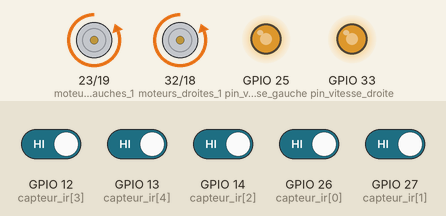
Simulated run of this sketch. Board: ESP32. On the bench: motor-driver pin pairs drawn as motors (green arrow = first pin HIGH = forward, orange = second pin HIGH = backward, longer = more drive), output pins drawn as LEDs (lit = HIGH). Inputs (shaded band) come from the test bench; at power-on: GPIO 12 (capteur_ir[3]), GPIO 13 (capteur_ir[4]), GPIO 14 (capteur_ir[2]), GPIO 26 (capteur_ir[0]), GPIO 27 (capteur_ir[1]) HIGH. What the sketch prints to the serial monitor is not drawn.

Above: at 1.2 s.
1.3 s: GPIO 13 (capteur_ir[4]) driven LOW
At 2.0 s:
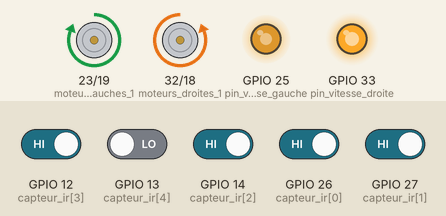
2.8 s: GPIO 13 (capteur_ir[4]) driven HIGH
At 3.3 s:
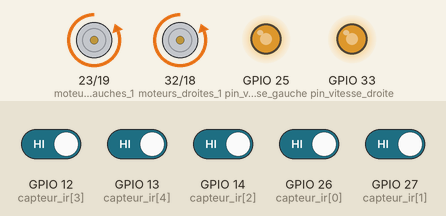
4.3 s: GPIO 26 (capteur_ir[0]) driven LOW
At 5.5 s:
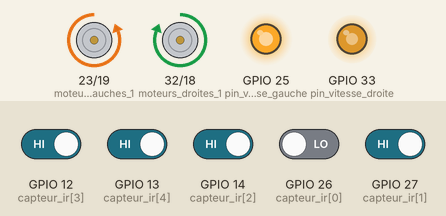
5.8 s: GPIO 26 (capteur_ir[0]) driven HIGH
At 6.8 s:
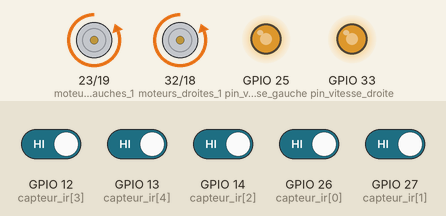
Timing chart, 0 to 8.3 s (numbered marks = the images above; inputs shaded):
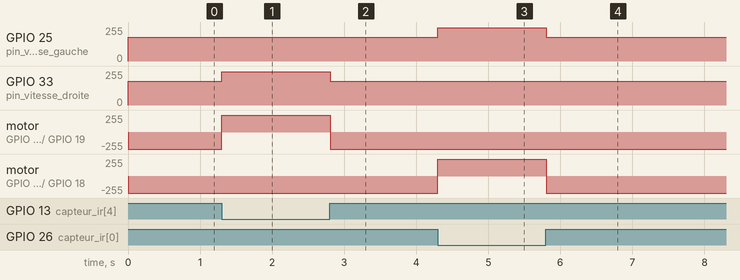

Measured:
- after the input at 1.3 s, GPIO 33 (pin_vitesse_droite): 179/255 → 249/255 at once; motor on GPIO 23 (moteurs_gauches_1) / GPIO 19 (moteurs_gauches_2): backward 255/255 → forward 255/255 at once
- after the input at 2.8 s, GPIO 33 (pin_vitesse_droite): 249/255 → 179/255 at once; motor on GPIO 23 (moteurs_gauches_1) / GPIO 19 (moteurs_gauches_2): forward 255/255 → backward 255/255 at once
- after the input at 4.3 s, GPIO 25 (pin_vitesse_gauche): 179/255 → 249/255 at once; motor on GPIO 32 (moteurs_droites_1) / GPIO 18 (moteurs_droites_2): backward 255/255 → forward 255/255 at once
- after the input at 5.8 s, GPIO 25 (pin_vitesse_gauche): 249/255 → 179/255 at once; motor on GPIO 32 (moteurs_droites_1) / GPIO 18 (moteurs_droites_2): forward 255/255 → backward 255/255 at once

The sketch:

suiveur_ligne_esp_vf.INO
```cpp
// Writed by Patrick WABO
// Engineer and PhD Student
// Fields : Automation and Artifical Intelligence
// Mail : waboangepatrick@gmail.com
// Linkedin : www.linkedin.com/in/ange-patrick-wabo

// If you have any question, feel free to contact me :).

 #include <SoftwareSerial.h>
 #include "Wire.h"

// Moteurs (motors)
const int pin_vitesse_gauche = 25;
const int pin_vitesse_droite = 33;
const int moteurs_gauches_1 = 23;
const int moteurs_gauches_2 = 19;
const int moteurs_droites_1 = 32;
const int moteurs_droites_2 = 18;

// setting PWM properties
const int freq = 100000;
const int gauche_channel = 0;
const int droite_channel = 1;
const int resolution = 8;

//Capteurs suiveurs de ligne
const int capteur_ir[]= {26,27,14,12,13}; // Ir sensors pins from the left  to the right
int valeur_ir[5]; // sensor values list
int mesure;

//regulation PID
float Kp = 50;
float Ki = 0;
float Kd = 0;
float P = 0;
float I = 0;
float D = 0;
float erreur = 0;
float erreur_precedente = 0;
float valeur_PID;

//Vitesses (speed)
const int vitesse_defaut = 180; //(default_speed)
const int vitesse_max = 250;
const int diff = 15; //vitesse_droit - vitesse_gauche observee experimentalement (difference between rigth motor speed and left motor speed, observed by experiment)

String cas_speciale = "";

void setup() {

  Serial.begin(115200);

  ledcSetup(gauche_channel, freq, resolution);
  ledcSetup(droite_channel, freq, resolution);
  // attach the channel to the GPIO to be controlled
  ledcAttachPin(pin_vitesse_gauche, gauche_channel);
  ledcAttachPin(pin_vitesse_droite, droite_channel);

  pinMode(moteurs_gauches_1, OUTPUT);
  pinMode(moteurs_gauches_2, OUTPUT);
  pinMode(moteurs_droites_1, OUTPUT);
  pinMode(moteurs_droites_2, OUTPUT);

  for (int i=0; i<5; i++){
    pinMode(capteur_ir[i], INPUT);
  }

  digitalWrite(moteurs_gauches_1, LOW);
  digitalWrite(moteurs_gauches_2, HIGH);
  digitalWrite(moteurs_droites_1, LOW);
  digitalWrite(moteurs_droites_2, HIGH);
  Serial.println("DEBUT");
}

void loop() {mesure_ligne();
  calcul_pid();
  control_moteur();
  Serial.println("turn");
  double temps_debut = millis();
  if (cas_speciale == "turn"){ //virage 90 degre et plus
    Serial.println("turn");
    delay(100);
  }
  else if (cas_speciale == "forward"){
    Serial.println("turn");
    while(abs(erreur)>2){
      mesure_ligne();
    }
  }
  else{
    delay(10);
  }
  cas_speciale = "";
  Serial.println(erreur);
}


void mesure_ligne(){  //collect sensor measurements and compute the error value
  for(int i = 0; i < 5; i++) {
    valeur_ir[i] = digitalRead(capteur_ir[i]);
  }

  if ( valeur_ir[0]==0 &&  valeur_ir[1]==0 &&  valeur_ir[2]==1 &&  valeur_ir[3]== 0 &&  valeur_ir[4]==0) erreur = 0;
  else if ( valeur_ir[0]==0 &&  valeur_ir[1]==0 &&  valeur_ir[2]==1 &&  valeur_ir[3]==1 &&  valeur_ir[4]==0) erreur = 1;
  else if ( valeur_ir[0]==0 &&  valeur_ir[1]==0 &&  valeur_ir[2]==0 &&  valeur_ir[3]==1 &&  valeur_ir[4]==0) erreur = 2;
  else if ( valeur_ir[0]==0 &&  valeur_ir[1]==0 &&  valeur_ir[2]==0 &&  valeur_ir[3]==1 &&  valeur_ir[4]==1) {erreur = 4; cas_speciale="turn";}

  else if ( valeur_ir[0]==0 &&  valeur_ir[1]==0 &&  valeur_ir[2]==0 &&  valeur_ir[3]==0 &&  valeur_ir[4]==1) {erreur = 4; cas_speciale = "turn"; }
  else if ( valeur_ir[0]==0 &&  valeur_ir[1]==0 &&  valeur_ir[2]==1 &&  valeur_ir[3]==1 &&  valeur_ir[4]==1) {erreur = 4; cas_speciale = "turn"; }
  else if ( valeur_ir[0]==0 &&  valeur_ir[1]==1 &&  valeur_ir[2]==1 &&  valeur_ir[3]==1 &&  valeur_ir[4]==1) {erreur = 4; cas_speciale = "turn"; }
  else if ( valeur_ir[0]==0 &&  valeur_ir[1]==0 &&  valeur_ir[2]==1 &&  valeur_ir[3]==0 &&  valeur_ir[4]==1) {erreur = 4; cas_speciale = "turn"; }

  else if ( valeur_ir[0]==0 &&  valeur_ir[1]==1 &&  valeur_ir[2]==1 &&  valeur_ir[3]==0 &&  valeur_ir[4]==0) erreur = -1;
  else if ( valeur_ir[0]==0 &&  valeur_ir[1]==1 &&  valeur_ir[2]==0 &&  valeur_ir[3]==0 &&  valeur_ir[4]==0) erreur = -2;
  else if ( valeur_ir[0]==1 &&  valeur_ir[1]==1 &&  valeur_ir[2]==0 &&  valeur_ir[3]==0 &&  valeur_ir[4]==0) {erreur = -4; cas_speciale = "turn";}

  else if ( valeur_ir[0]==1 &&  valeur_ir[1]==0 &&  valeur_ir[2]==0 &&  valeur_ir[3]==0 &&  valeur_ir[4]==0) {erreur = -4; cas_speciale = "turn";}
  else if ( valeur_ir[0]==1 &&  valeur_ir[1]==1 &&  valeur_ir[2]==1 &&  valeur_ir[3]==0 &&  valeur_ir[4]==0) {erreur = -4; cas_speciale = "turn";}
  else if ( valeur_ir[0]==1 &&  valeur_ir[1]==1 &&  valeur_ir[2]==1 &&  valeur_ir[3]==1 &&  valeur_ir[4]==0) {erreur = -4; cas_speciale = "turn";}
  else if ( valeur_ir[0]==1 &&  valeur_ir[1]==0 &&  valeur_ir[2]==1 &&  valeur_ir[3]==0 &&  valeur_ir[4]==0) {erreur = -4; cas_speciale = "turn";}

  else if ( valeur_ir[0]==1 &&  valeur_ir[1]==1 &&  valeur_ir[2]==1 &&  valeur_ir[3]==1  &&  valeur_ir[4]==1) {erreur=0;  cas_speciale="forward";}
  //else if ( valeur_ir[0]==0 &&  valeur_ir[1]==0 &&  valeur_ir[2]==0 &&  valeur_ir[3]==0 &&  valeur_ir[4]==0)
}

void calcul_pid(){ //Compute PID value
  P = erreur;
  I += erreur;
  D = erreur - erreur_precedente;
  valeur_PID = Kp*P + Ki*I + Kd*D;
  erreur_precedente = erreur;
}

void control_moteur(){  // Apply PID regulation
  //calcul de la vitesse de chaque moteur (comute the speed of each motors)
  int vitesse_moteur_gauche = vitesse_defaut + valeur_PID;
  int vitesse_moteur_droite = vitesse_defaut - valeur_PID;

  //The line below are the secret that helped us to win :)
  if(vitesse_moteur_gauche >= 0){
    if(vitesse_moteur_gauche > vitesse_max) vitesse_moteur_gauche = vitesse_max;
    digitalWrite(moteurs_gauches_1, LOW);
    digitalWrite(moteurs_gauches_2, HIGH);
  }
  else{
    vitesse_moteur_gauche = 180;
    digitalWrite(moteurs_gauches_1, HIGH);
    digitalWrite(moteurs_gauches_2, LOW);
    Serial.println("gauche arriere");
  }

  if(vitesse_moteur_droite>=0){
    digitalWrite(moteurs_droites_1, LOW);
    digitalWrite(moteurs_droites_2, HIGH);
    if(vitesse_moteur_droite > vitesse_max) vitesse_moteur_droite = vitesse_max;
  }
  else{
    vitesse_moteur_droite = 180;
    digitalWrite(moteurs_droites_1, HIGH);
    digitalWrite(moteurs_droites_2, LOW);
    Serial.println("droite arriere");
  }

  ledcWrite(gauche_channel, abs(vitesse_moteur_gauche));
  ledcWrite(droite_channel, abs(vitesse_moteur_droite));

}

void mise_arret(){  // Stop the car
  ledcWrite(gauche_channel, 200);
  ledcWrite(droite_channel, 200);
  digitalWrite(moteurs_gauches_1, LOW);
  digitalWrite(moteurs_gauches_2, HIGH);
  digitalWrite(moteurs_droites_1, LOW);
  digitalWrite(moteurs_droites_2, HIGH);
  delay(20);
  ledcWrite(gauche_channel, 0);
  ledcWrite(droite_channel, 0);
  while(1){
    //
  }
}
```
